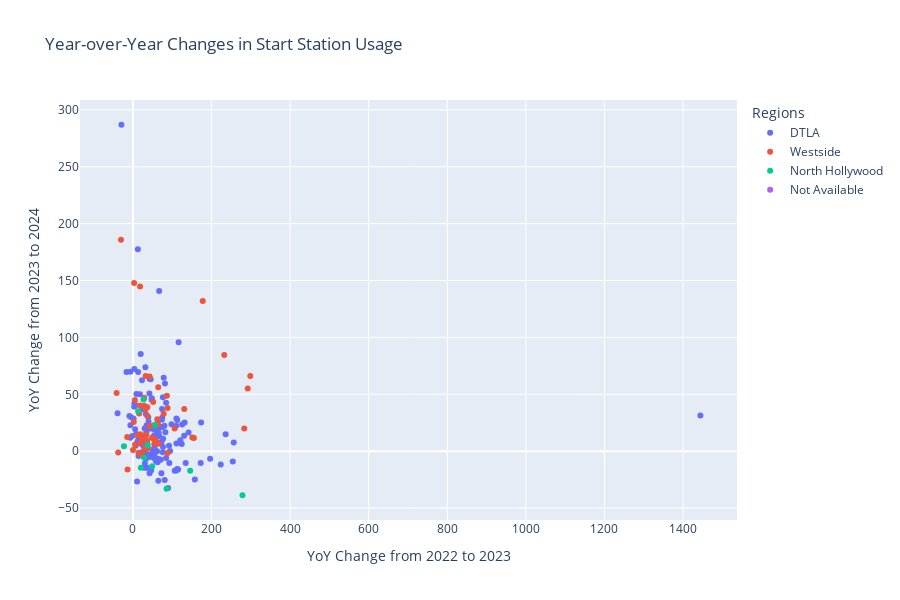

The cell this chart's notebook holds for it:
### Code cell
## Overall Trend for Active Stations
fig = px.scatter(
    yoy_change, 
    x="pct_22_23", 
    y="pct_23_24",
    color="region",
    title="Year-over-Year Changes in Start Station Usage",
    labels={
        "pct_22_23": "YoY Change from 2022 to 2023",
        "pct_23_24": "YoY Change from 2023 to 2024",
        "region": "Regions"
    },
    height=600, width=900,
    custom_data=[
        "start_id", "name", "region", "live_date", 
        "trips_2022", "trips_2023", "trips_2024"
    ]
)
fig.update_traces(
    hovertemplate =
        "<b>%{customdata[1]} (%{customdata[0]})</b><br>" +
        "Region: %{customdata[2]}<br>" +
        "Live Date: %{customdata[3]}<br>" +
        "Trips 2022: %{customdata[4]}<br>" +
        "Trips 2023: %{customdata[5]} (%{x:.0f}%)<br>" +
        "Trips 2024: %{customdata[6]} (%{y:.0f}%)<br>" +
        "<extra></extra>"
)
fig.show()

### Figure 1 — Plotly figure (JSON) as saved in the notebook; plotly's stock layout.template omitted (floating-point values rounded to 4 significant figures; data arrays with more than 128 entries replaced by an {"elided": "..."} marker saying what was removed)
{"data": [{"customdata": {"elided": "145x7 mixed values"}, "hovertemplate": "<b>%{customdata[1]} (%{customdata[0]})</b><br>Region: %{customdata[2]}<br>Live Date: %{customdata[3]}<br>Trips 2022: %{customdata[4]}<br>Trips 2023: %{customdata[5]} (%{x:.0f}%)<br>Trips 2024: %{customdata[6]} (%{y:.0f}%)<br><extra></extra>", "legendgroup": "DTLA", "marker": {"color": "#636efa", "symbol": "circle"}, "mode": "markers", "name": "DTLA", "orientation": "v", "showlegend": true, "type": "scatter", "x": {"elided": "145 float values"}, "xaxis": "x", "y": {"elided": "145 float values"}, "yaxis": "y"}, {"customdata": {"elided": "66x7 mixed values"}, "hovertemplate": "<b>%{customdata[1]} (%{customdata[0]})</b><br>Region: %{customdata[2]}<br>Live Date: %{customdata[3]}<br>Trips 2022: %{customdata[4]}<br>Trips 2023: %{customdata[5]} (%{x:.0f}%)<br>Trips 2024: %{customdata[6]} (%{y:.0f}%)<br><extra></extra>", "legendgroup": "Westside", "marker": {"color": "#EF553B", "symbol": "circle"}, "mode": "markers", "name": "Westside", "orientation": "v", "showlegend": true, "type": "scatter", "x": [18.03, 0.1, 17.39, 15.68, 31.96, 23.19, 32.7, 30.22, 30.83, 34.58, 151.0, 29.63, 48.28, 78.13, 37.91, 177.7, 58.77, 232.3, 86.38, 88.21, 63.92, 5.48, 14.19, 19.06, 36.87, 1.96, 2.93, 22.63, 55.66, 65.96, 28.59, 18.06, 54.17, 106.1, -30.4, 36.52, 35.03, 33.64, 32.27, 51.46, -37.58, 64.29, 52.49, 5.03, 28.63, -41.66, 53.96, 88.27, 130.6, 155.1, 42.26, 61.99, 11.2, 32.2, -14.72, 40.98, -13.76, 298.6, 292.1, 283.2, null, null, null, null, null, null], "xaxis": "x", "y": [14.85, 1.01, 40.18, 33.18, 3.62, 11.94, 14.71, 1.88, 11.31, 9.33, 11.96, 1.43, 11.92, 32.89, 2.76, 132.1, 7.01, 84.52, 48.84, 37.95, 23.3, 5.95, -1.36, 7.33, 31.04, 25.66, 147.8, -3.32, 10.35, 6.44, 46.91, 144.8, 6.56, 20.03, 185.9, 38.7, 4.67, 14.19, 66.2, 43.35, -1.22, 56.23, 22.64, 44.9, 39.85, 51.13, 10.66, -1.64, 36.98, 11.49, 65.57, 28.02, 13.92, 37.02, 12.47, 21.86, -16.1, 66.08, 55.15, 19.97, 59.51, 68.78, 57.39, 137.2, 213.6, null], "yaxis": "y"}, {"customdata": [[4595, "Chandler & Colfax", "North Hollywood", "2022-03-04", 273, 350, 330], [4596, "Chandler & Laurel Canyon", "North Hollywood", "2022-03-04", 204, 501, 415], [4597, "Magnolia & Clybourn", "North Hollywood", "2022-03-04", 212, 803, 492], [4598, "North Hollywood Plaza", "North Hollywood", "2022-03-04", 223, 268, 229], [4599, "Chandler & Cahuenga", "North Hollywood", "2022-03-04", 649, 735, 993], [4600, "Lankershim & Califa", "North Hollywood", "2022-03-04", 336, 259, 270], [4601, "Lankershim & Hesby", "North Hollywood", "2022-03-04", 273, 346, 503], [4603, "Riverside & Cahuenga", "North Hollywood", "2022-03-04", 147, 219, 190], [4604, "Lankershim & Vineland", "North Hollywood", "2022-03-04", 267, 495, 332], [4605, "Mariota & Riverside", "North Hollywood", "2022-03-04", 240, 374, 460], [4606, "North Hollywood Station", "North Hollywood", "2022-03-04", 916, 1258, 1325]], "hovertemplate": "<b>%{customdata[1]} (%{customdata[0]})</b><br>Region: %{customdata[2]}<br>Live Date: %{customdata[3]}<br>Trips 2022: %{customdata[4]}<br>Trips 2023: %{customdata[5]} (%{x:.0f}%)<br>Trips 2024: %{customdata[6]} (%{y:.0f}%)<br><extra></extra>", "legendgroup": "North Hollywood", "marker": {"color": "#00cc96", "symbol": "circle"}, "mode": "markers", "name": "North Hollywood", "orientation": "v", "showlegend": true, "type": "scatter", "x": [28.21, 145.6, 278.8, 20.18, 13.25, -22.92, 26.74, 48.98, 85.39, 55.83, 37.34], "xaxis": "x", "y": [-5.71, -17.17, -38.73, -14.55, 35.1, 4.25, 45.38, -13.24, -32.93, 22.99, 5.33], "yaxis": "y"}, {"customdata": [[4682, "CicLAvia Meet the Hollywood's - West Hollywood Hub", "Not Available", "2024-08-18", 0, 0, 8]], "hovertemplate": "<b>%{customdata[1]} (%{customdata[0]})</b><br>Region: %{customdata[2]}<br>Live Date: %{customdata[3]}<br>Trips 2022: %{customdata[4]}<br>Trips 2023: %{customdata[5]} (%{x:.0f}%)<br>Trips 2024: %{customdata[6]} (%{y:.0f}%)<br><extra></extra>", "legendgroup": "Not Available", "marker": {"color": "#ab63fa", "symbol": "circle"}, "mode": "markers", "name": "Not Available", "orientation": "v", "showlegend": true, "type": "scatter", "x": [null], "xaxis": "x", "y": [null], "yaxis": "y"}], "layout": {"height": 600, "legend": {"title": {"text": "Regions"}, "tracegroupgap": 0}, "title": {"text": "Year-over-Year Changes in Start Station Usage"}, "width": 900, "xaxis": {"anchor": "y", "autorange": true, "domain": [0, 1], "range": [-134.9, 1537.0], "title": {"text": "YoY Change from 2022 to 2023"}, "type": "linear"}, "yaxis": {"anchor": "x", "autorange": true, "domain": [0, 1], "range": [-60.49, 308.7], "title": {"text": "YoY Change from 2023 to 2024"}, "type": "linear"}}}
